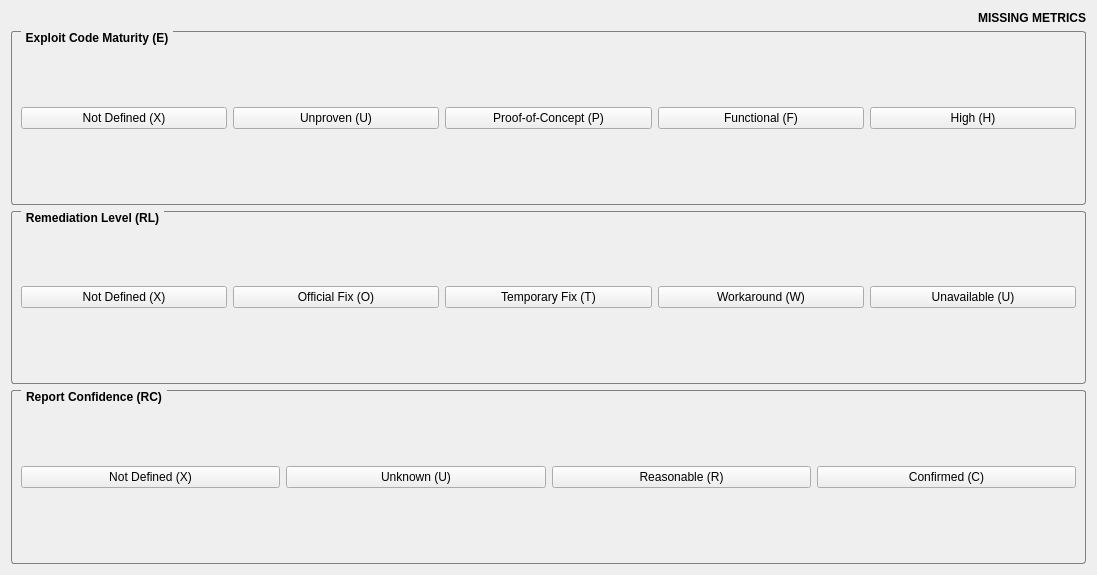
      <widget class="QWidget" name="temporalScorePage">
       <property name="geometry">
        <rect>
         <x>0</x>
         <y>0</y>
         <width>1097</width>
         <height>575</height>
        </rect>
       </property>
       <attribute name="label">
        <string>Temporal Score</string>
       </attribute>
       <layout class="QVBoxLayout" name="verticalLayout_4">
        <item>
         <widget class="QLabel" name="temporalScoreLabel">
          <property name="sizePolicy">
           <sizepolicy hsizetype="Preferred" vsizetype="Maximum">
            <horstretch>0</horstretch>
            <verstretch>0</verstretch>
           </sizepolicy>
          </property>
          <property name="text">
           <string>&lt;html&gt;&lt;head/&gt;&lt;body&gt;&lt;p align=&quot;right&quot;&gt;&lt;span style=&quot; font-weight:600;&quot;&gt;MISSING METRICS&lt;/span&gt;&lt;/p&gt;&lt;/body&gt;&lt;/html&gt;</string>
          </property>
         </widget>
        </item>
        <item>
         <widget class="QGroupBox" name="eGroupBox">
          <property name="styleSheet">
           <string notr="true">QGroupBox {
    border: 1px solid gray;
    border-radius: 3px;
    margin-top: 0.5em;
	font-weight: bold;
}

QGroupBox::title {
    subcontrol-origin: margin;
    left: 10px;
    padding: 0 3px 0 3px;
}</string>
          </property>
          <property name="title">
           <string>Exploit Code Maturity (E)</string>
          </property>
          <layout class="QHBoxLayout" name="horizontalLayout_12">
           <item>
            <widget class="QPushButton" name="exPushButton">
             <property name="toolTip">
              <string>&lt;html&gt;&lt;head/&gt;&lt;body&gt;&lt;p&gt;Assigning this value to the metric will not influence the score. It is a signal to a scoring equation to skip this metric.&lt;/p&gt;&lt;/body&gt;&lt;/html&gt;</string>
             </property>
             <property name="text">
              <string>Not Defined (X)</string>
             </property>
             <property name="checkable">
              <bool>true</bool>
             </property>
             <property name="autoExclusive">
              <bool>true</bool>
             </property>
            </widget>
           </item>
           <item>
            <widget class="QPushButton" name="euPushButton">
             <property name="toolTip">
              <string>&lt;html&gt;&lt;head/&gt;&lt;body&gt;&lt;p&gt;No exploit code is available, or an exploit is theoretical.&lt;/p&gt;&lt;/body&gt;&lt;/html&gt;</string>
             </property>
             <property name="text">
              <string>Unproven (U)</string>
             </property>
             <property name="checkable">
              <bool>true</bool>
             </property>
             <property name="autoExclusive">
              <bool>true</bool>
             </property>
            </widget>
           </item>
           <item>
            <widget class="QPushButton" name="epPushButton">
             <property name="toolTip">
              <string>&lt;html&gt;&lt;head/&gt;&lt;body&gt;&lt;p&gt;Proof-of-concept exploit code is available, or an attack demonstration is not practical for most systems. The code or technique is not functional in all situations and may require substantial modification by a skilled attacker.&lt;/p&gt;&lt;/body&gt;&lt;/html&gt;</string>
             </property>
             <property name="text">
              <string>Proof-of-Concept (P)</string>
             </property>
             <property name="checkable">
              <bool>true</bool>
             </property>
             <property name="autoExclusive">
              <bool>true</bool>
             </property>
            </widget>
           </item>
           <item>
            <widget class="QPushButton" name="efPushButton">
             <property name="toolTip">
              <string>&lt;html&gt;&lt;head/&gt;&lt;body&gt;&lt;p&gt;Functional exploit code is available. The code works in most situations where the vulnerability exists.&lt;/p&gt;&lt;/body&gt;&lt;/html&gt;</string>
             </property>
             <property name="text">
              <string>Functional (F)</string>
             </property>
             <property name="checkable">
              <bool>true</bool>
             </property>
             <property name="autoExclusive">
              <bool>true</bool>
             </property>
            </widget>
           </item>
           <item>
            <widget class="QPushButton" name="ehPushButton">
             <property name="toolTip">
              <string>&lt;html&gt;&lt;head/&gt;&lt;body&gt;&lt;p&gt;Functional autonomous code exists, or no exploit is required (manual trigger) and details are widely available. Exploit code works in every situation, or is actively being delivered via an autonomous agent (such as a worm or virus). Network-connected systems are likely to encounter scanning or exploitation attempts. Exploit development has reached the level of reliable, widely-available, easy-to-use automated tools.&lt;/p&gt;&lt;/body&gt;&lt;/html&gt;</string>
             </property>
             <property name="text">
              <string>High (H)</string>
             </property>
             <property name="checkable">
              <bool>true</bool>
             </property>
             <property name="autoExclusive">
              <bool>true</bool>
             </property>
            </widget>
           </item>
          </layout>
         </widget>
        </item>
        <item>
         <widget class="QGroupBox" name="rlGroupBox">
          <property name="styleSheet">
           <string notr="true">QGroupBox {
    border: 1px solid gray;
    border-radius: 3px;
    margin-top: 0.5em;
	font-weight: bold;
}

QGroupBox::title {
    subcontrol-origin: margin;
    left: 10px;
    padding: 0 3px 0 3px;
}</string>
          </property>
          <property name="title">
           <string>Remediation Level (RL)</string>
          </property>
          <layout class="QHBoxLayout" name="horizontalLayout_13">
           <item>
            <widget class="QPushButton" name="rlxPushButton">
             <property name="toolTip">
              <string>&lt;html&gt;&lt;head/&gt;&lt;body&gt;&lt;p&gt;Assigning this value to the metric will not influence the score. It is a signal to a scoring equation to skip this metric.&lt;/p&gt;&lt;/body&gt;&lt;/html&gt;</string>
             </property>
             <property name="text">
              <string>Not Defined (X)</string>
             </property>
             <property name="checkable">
              <bool>true</bool>
             </property>
             <property name="autoExclusive">
              <bool>true</bool>
             </property>
            </widget>
           </item>
           <item>
            <widget class="QPushButton" name="rloPushButton">
             <property name="toolTip">
              <string>&lt;html&gt;&lt;head/&gt;&lt;body&gt;&lt;p&gt;A complete vendor solution is available. Either the vendor has issued an official patch, or an upgrade is available.&lt;/p&gt;&lt;/body&gt;&lt;/html&gt;</string>
             </property>
             <property name="text">
              <string>Official Fix (O)</string>
             </property>
             <property name="checkable">
              <bool>true</bool>
             </property>
             <property name="autoExclusive">
              <bool>true</bool>
             </property>
            </widget>
           </item>
           <item>
            <widget class="QPushButton" name="rltPushButton">
             <property name="toolTip">
              <string>&lt;html&gt;&lt;head/&gt;&lt;body&gt;&lt;p&gt;There is an official but temporary fix available. This includes instances where the vendor issues a temporary hotfix, tool, or workaround.&lt;/p&gt;&lt;/body&gt;&lt;/html&gt;</string>
             </property>
             <property name="text">
              <string>Temporary Fix (T)</string>
             </property>
             <property name="checkable">
              <bool>true</bool>
             </property>
             <property name="autoExclusive">
              <bool>true</bool>
             </property>
            </widget>
           </item>
           <item>
            <widget class="QPushButton" name="rlwPushButton">
             <property name="toolTip">
              <string>&lt;html&gt;&lt;head/&gt;&lt;body&gt;&lt;p&gt;There is an unofficial, non-vendor solution available. In some cases, users of the affected technology will create a patch of their own or provide steps to work around or otherwise mitigate the vulnerability.&lt;/p&gt;&lt;/body&gt;&lt;/html&gt;</string>
             </property>
             <property name="text">
              <string>Workaround (W)</string>
             </property>
             <property name="checkable">
              <bool>true</bool>
             </property>
             <property name="autoExclusive">
              <bool>true</bool>
             </property>
            </widget>
           </item>
           <item>
            <widget class="QPushButton" name="rluPushButton">
             <property name="toolTip">
              <string>&lt;html&gt;&lt;head/&gt;&lt;body&gt;&lt;p&gt;There is either no solution available or it is impossible to apply.&lt;/p&gt;&lt;/body&gt;&lt;/html&gt;</string>
             </property>
             <property name="text">
              <string>Unavailable (U)</string>
             </property>
             <property name="checkable">
              <bool>true</bool>
             </property>
             <property name="autoExclusive">
              <bool>true</bool>
             </property>
            </widget>
           </item>
          </layout>
         </widget>
        </item>
        <item>
         <widget class="QGroupBox" name="rcGroupBox">
          <property name="styleSheet">
           <string notr="true">QGroupBox {
    border: 1px solid gray;
    border-radius: 3px;
    margin-top: 0.5em;
	font-weight: bold;
}

QGroupBox::title {
    subcontrol-origin: margin;
    left: 10px;
    padding: 0 3px 0 3px;
}</string>
          </property>
          <property name="title">
           <string>Report Confidence (RC)</string>
          </property>
          <layout class="QHBoxLayout" name="horizontalLayout_14">
           <item>
            <widget class="QPushButton" name="rcxPushButton">
             <property name="toolTip">
              <string>&lt;html&gt;&lt;head/&gt;&lt;body&gt;&lt;p&gt;Assigning this value to the metric will not influence the score. It is a signal to a scoring equation to skip this metric.&lt;/p&gt;&lt;/body&gt;&lt;/html&gt;</string>
             </property>
             <property name="text">
              <string>Not Defined (X)</string>
             </property>
             <property name="checkable">
              <bool>true</bool>
             </property>
             <property name="autoExclusive">
              <bool>true</bool>
             </property>
            </widget>
           </item>
           <item>
            <widget class="QPushButton" name="rcuPushButton">
             <property name="toolTip">
              <string>&lt;html&gt;&lt;head/&gt;&lt;body&gt;&lt;p&gt;There are reports of impacts that indicate a vulnerability is present. The reports indicate that the cause of the vulnerability is unknown, or reports may differ on the cause or impacts of the vulnerability. Reporters are uncertain of the true nature of the vulnerability, and there is little confidence in the validity of the reports or whether a static Base score can be applied given the differences described. An example is a bug report which notes that an intermittent but non-reproducible crash occurs, with evidence of memory corruption suggesting that denial of service, or possible more serious impacts, may result.&lt;/p&gt;&lt;/body&gt;&lt;/html&gt;</string>
             </property>
             <property name="text">
              <string>Unknown (U)</string>
             </property>
             <property name="checkable">
              <bool>true</bool>
             </property>
             <property name="autoExclusive">
              <bool>true</bool>
             </property>
            </widget>
           </item>
           <item>
            <widget class="QPushButton" name="rcrPushButton">
             <property name="toolTip">
              <string>&lt;html&gt;&lt;head/&gt;&lt;body&gt;&lt;p&gt;Significant details are published, but researchers either do not have full confidence in the root cause, or do not have access to source code to fully confirm all of the interactions that may lead to the result. Reasonable confidence exists, however, that the bug is reproducible and at least one impact is able to be verified (proof-of-concept exploits may provide this). An example is a detailed write-up of research into a vulnerability with an explanation (possibly obfuscated or &amp;quot;left as an exercise to the reader&amp;quot;) that gives assurances on how to reproduce the results.&lt;/p&gt;&lt;/body&gt;&lt;/html&gt;</string>
             </property>
             <property name="text">
              <string>Reasonable (R)</string>
             </property>
             <property name="checkable">
              <bool>true</bool>
             </property>
             <property name="autoExclusive">
              <bool>true</bool>
             </property>
            </widget>
           </item>
           <item>
            <widget class="QPushButton" name="rccPushButton">
             <property name="toolTip">
              <string>&lt;html&gt;&lt;head/&gt;&lt;body&gt;&lt;p&gt;Detailed reports exist, or functional reproduction is possible (functional exploits may provide this). Source code is available to independently verify the assertions of the research, or the author or vendor of the affected code has confirmed the presence of the vulnerability.&lt;/p&gt;&lt;/body&gt;&lt;/html&gt;</string>
             </property>
             <property name="text">
              <string>Confirmed (C)</string>
             </property>
             <property name="checkable">
              <bool>true</bool>
             </property>
             <property name="autoExclusive">
              <bool>true</bool>
             </property>
            </widget>
           </item>
          </layout>
         </widget>
        </item>
       </layout>
      </widget>
